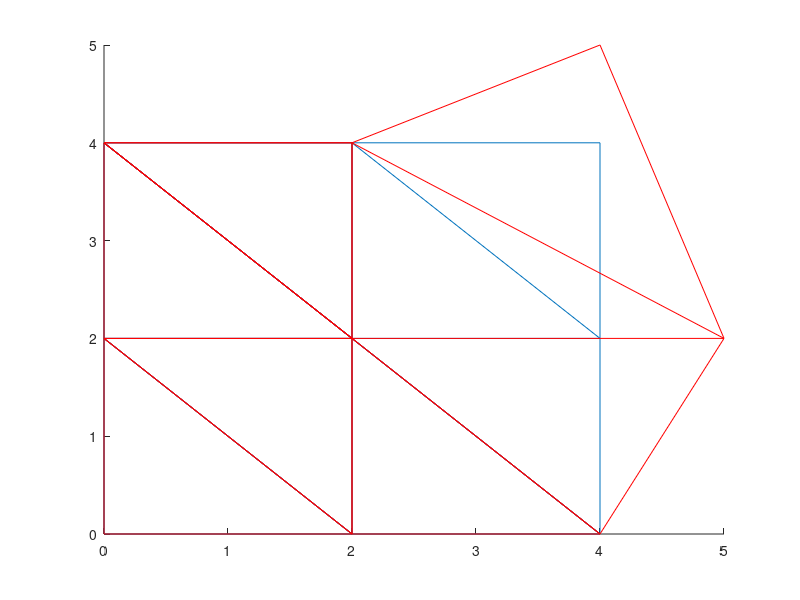

Source code (MATLAB): (Note: this script raises an error after producing the figure.)
% syms p1x p1y p2x p2y p3x p3y
% syms v1x v1y v2x v2y v3x v3y
% P = [p1x, p1y, 0, 0, 1, 0; ...
%     0, 0, p1x, p1y, 0, 1; ...
%     p2x, p2y, 0, 0, 1, 0; ...
%     0, 0, p2x, p2y, 0, 1; ...
%     p3x, p3y, 0, 0, 1, 0; ...
%     0, 0, p3x, p3y, 0, 1];
% V = [v1x; v1y; v2x; v2y; v3x; v3x];
%
% Bfull = inv(P)*V;
%
% B = [Bfull(1), Bfull(2); Bfull(3), Bfull(4)];
%
% syms alpha1 alpha2 alpha3 beta1 beta2 beta3 gamma1 gamma2 gamma3 mu1 mu2 mu3 nu1 nu2 nu3 phi1 phi2 phi3
% Bsimple = [alpha1*v1x + gamma1*v2x + nu1*v3x, alpha2*v1x + gamma2*v2x + nu2*v3x;
%     beta1*v1y + mu1*v2y + phi1*v3y, beta2*v1y + mu2*v2y + phi2*v3y];
%
% syms a1 a2 a3 a4
%
% A = [a1, a2; a3, a4];
%
% E = norm(A-Bsimple, 'fro')^2;
%% As-rigid-as possible shape interpolation.
clear all;
close all;

% Comment all unused points.
 p = [0,0; 0,2; 2,0; 2,2; 4,0; 0,4; 4,2; 2,4; 4,4];
  q = [0,0; 0,2; 2,0; 2,2; 4,0; 0,4; 5,2; 2,4; 4,5];
 %q = [0,0; 0,4; 4,0; 4,3; 5,1; 0,5; 4,2; 2,4; 5,5];

%p = [0,2; 2,0; 2,2; 4,0];
%q = [1,2; 2,0; 2,5; 5,0];

% Define triangles.
% T = [1, 2, 3; 2, 3, 4; 3, 4, 5];%; 4, 5, 7; 2, 4, 6; 4, 6, 8; 7, 8, 9];
 T = [1, 2, 3; 2, 4, 3; 3, 4, 5; 6, 8, 4; 4, 7, 5; 2, 6, 4; 6, 8, 4; 8, 9, 7];

%T = [1, 2, 3; 2, 3, 4];

% First triangle. Ap + l = q.
Ptr1 = [p(1,1), p(1,2), 0, 0, 1, 0; ...
    0, 0, p(1,1), p(1,2), 0, 1; ...
    p(2,1), p(2,2), 0, 0, 1, 0; ...
    0, 0, p(2,1), p(2,2), 0, 1; ...
    p(3,1), p(3,2), 0, 0, 1, 0; ...
    0, 0, p(3,1), p(3,2), 0, 1];

Qtr1 = [q(1,1); q(1,2); q(2,1); q(2,2); q(3,1); q(3,2)];

% A and l.
Afulltr1 = Ptr1 \ Qtr1;
Atr1 = [Afulltr1(1) Afulltr1(2); Afulltr1(3) Afulltr1(4)];

% Decompose A for interpolation.
[U, D, V] = svd(Atr1);
Rgamma1 = U*V';
S1 = V*D*V';

inP1 = inv(Ptr1);

% Base case - one triangle, not dependent on triangles/time.
H = zeros((size(p,1)-1)*2);
H(1,1) = inP1(1,3)^2 + inP1(2,3)^2;
H(2,2) = inP1(3,4)^2 + inP1(4,4)^2;
H(3,3) = inP1(1,5)^2 + inP1(2,5)^2;
H(4,4) = inP1(3,6)^2 + inP1(4,6)^2;
H(3,1) = inP1(1,3)*inP1(1,5) + inP1(2,3)*inP1(2,5);
H(4,2) = inP1(3,4)*inP1(3,6) + inP1(4,4)*inP1(4,6);
H(1,3) = inP1(1,3)*inP1(1,5) + inP1(2,3)*inP1(2,5);
H(2,4) = inP1(3,4)*inP1(3,6) + inP1(4,4)*inP1(4,6);

% For each triangle, define:
P = cell(size(T,1)-1,1);
Q = cell(size(T,1)-1,1);
Atri = cell(size(T,1)-1,1);
U1 = cell(size(T,1)-1,1);
D1 = cell(size(T,1)-1,1);
V1 = cell(size(T,1)-1,1);
Rgamma = cell(size(T,1)-1,1);
S = cell(size(T,1)-1,1);
inP = cell(size(T,1)-1,1);
Aall = cell(size(T,1)-1,1);

G = zeros((size(p,1)-1)*2,1);

% Main loop.
for t = 0:0.1:1
        
    v1x = (1-t)*p(1,1) + t*q(1,1);
    v1y = (1-t)*p(1,2) + t*q(1,2);
    
    angle = t*acosd(Rgamma1(1));
    A1 = [cosd(angle) -sind(angle); sind(angle) cosd(angle)] * ((1-t)*eye(2) + t*S1);
        
    c = norm(A1,'fro')^2 - 2* (A1(1,1)*inP1(1,1)*v1x + A1(1,2)*inP1(2,1)*v1x + ...
        A1(2,1)*inP1(3,2)*v1y + A1(2,2)*inP1(4,2)*v1y) + ...
        inP1(1,1)^2*v1x^2 + inP1(2,1)^2*v1x^2 + inP1(3,2)^2*v1y^2 + inP1(4,2)^2*v1y^2;
    
    % Base case - one triangle.
    H = zeros((size(p,1)-1)*2);
    H(1,1) = inP1(1,3)^2 + inP1(2,3)^2;
    H(2,2) = inP1(3,4)^2 + inP1(4,4)^2;
    H(3,3) = inP1(1,5)^2 + inP1(2,5)^2;
    H(4,4) = inP1(3,6)^2 + inP1(4,6)^2;
    H(3,1) = inP1(1,3)*inP1(1,5) + inP1(2,3)*inP1(2,5);
    H(4,2) = inP1(3,4)*inP1(3,6) + inP1(4,4)*inP1(4,6);
    H(1,3) = inP1(1,3)*inP1(1,5) + inP1(2,3)*inP1(2,5);
    H(2,4) = inP1(3,4)*inP1(3,6) + inP1(4,4)*inP1(4,6);
    
    G = zeros((size(p,1)-1)*2,1);
    G(1) = -(A1(1,1)*inP1(1,3) + A1(1,2)*inP1(2,3)) + inP1(1,1)*inP1(1,3)*v1x + inP1(2,1)*inP1(2,3)*v1x;
    G(2) = -(A1(2,1)*inP1(3,4) + A1(2,2)*inP1(4,4)) + inP1(3,2)*inP1(3,4)*v1y + inP1(4,2)*inP1(4,4)*v1y;
    G(3) = -(A1(1,1)*inP1(1,5) + A1(1,2)*inP1(2,5)) + inP1(1,1)*inP1(1,5)*v1x + inP1(2,1)*inP1(2,5)*v1x;
    G(4) = -(A1(2,1)*inP1(3,6) + A1(2,2)*inP1(4,6)) + inP1(3,2)*inP1(3,6)*v1y + inP1(4,2)*inP1(4,6)*v1y;
    
    for i = 2: size(T,1)
        vertex1 = T(i,1);
        vertex2 = T(i,2);
        vertex3 = T(i,3);
        P{i} = [p(vertex1,1), p(vertex1,2), 0, 0, 1, 0; ...
            0, 0, p(vertex1,1), p(vertex1,2), 0, 1; ...
            p(vertex2,1), p(vertex2,2), 0, 0, 1, 0; ...
            0, 0, p(vertex2,1), p(vertex2,2), 0, 1; ...
            p(vertex3,1), p(vertex3,2), 0, 0, 1, 0; ...
            0, 0, p(vertex3,1), p(vertex3,2), 0, 1];
        
        Q{i} = [q(vertex1,1); q(vertex1,2); q(vertex2,1); q(vertex2,2); q(vertex3,1); q(vertex3,2)];
        
        Afulltri = P{i} \ Q{i};
        Atri{i} = [Afulltri(1) Afulltri(2); Afulltri(3) Afulltri(4)];
        
        [U1{i}, D1{i}, V1{i}] = svd(Atri{i});
        Rgamma{i} = U1{i}*V1{i}';
        S{i} = V1{i}*D1{i}*V1{i}';
        
        inP{i} = inv(P{i});
               
        % Add for more than one triangle.
        vh1 = 2*vertex1 - 3;
        vh2 = 2*vertex2 - 3;
        vh3 = 2*vertex3 - 3;
        
        H(vh1,vh1) = H(vh1,vh1) + inP{i}(1,1)^2 + inP{i}(2,1)^2;
        H(vh1+1,vh1+1) = H(vh1+1,vh1+1) + inP{i}(3,2)^2 + inP{i}(4,2)^2;
        H(vh2,vh2) = H(vh2,vh2) + inP{i}(1,3)^2 + inP{i}(2,3)^2;
        H(vh2+1,vh2+1) = H(vh2+1,vh2+1) + inP{i}(3,4)^2 + inP{i}(4,4)^2;
        H(vh3,vh3) = H(vh3,vh3) + inP{i}(1,5)^2 + inP{i}(2,5)^2;
        H(vh3+1,vh3+1) = H(vh3+1,vh3+1) + inP{i}(3,6)^2 + inP{i}(4,6)^2;
        
        H(vh1,vh2) = H(vh1,vh2) + inP{i}(1,1)*inP{i}(1,3) + inP{i}(2,1)*inP{i}(2,3);
        H(vh2,vh1) = H(vh1,vh2);
        H(vh1,vh3) = H(vh1,vh3) + inP{i}(1,1)*inP{i}(1,5) + inP{i}(2,1)*inP{i}(2,5);
        H(vh3,vh1) = H(vh1,vh3);
        H(vh2,vh3) = H(vh2,vh3) + inP{i}(1,3)*inP{i}(1,5) + inP{i}(2,3)*inP{i}(2,5);
        H(vh3,vh2) = H(vh2,vh3);
        H(vh1+1,vh2+1) = H(vh1+1,vh2+1) + inP{i}(3,2)*inP{i}(3,4) + inP{i}(4,2)*inP{i}(4,4);
        H(vh2+1,vh1+1) = H(vh1+1,vh2+1);
        H(vh1+1,vh3+1) = H(vh1+1,vh3+1) + inP{i}(3,2)*inP{i}(3,6) + inP{i}(4,2)*inP{i}(4,6);
        H(vh3+1,vh1+1) = H(vh1+1,vh3+1);
        H(vh2+1,vh3+1) = H(vh2+1,vh3+1) + inP{i}(3,4)*inP{i}(3,6) + inP{i}(4,4)*inP{i}(4,6);
        H(vh3+1,vh2+1) = H(vh2+1,vh3+1);
        
        angle2 = t*acosd(Rgamma{i}(1));
        Aall{i} = [cosd(angle2) -sind(angle2); sind(angle2) cosd(angle2)] * ((1-t)*eye(2) + t*S{i});
        
        v1x = (1-t)*p(1,1) + t*q(1,1);
        v1y = (1-t)*p(1,2) + t*q(1,2);
        
        c = c + norm(Aall{i},'fro')^2;        
        
        G(vh1) = G(vh1) - Aall{i}(1,1)*inP{i}(1,1) - Aall{i}(1,2)*inP{i}(2,1);
        G(vh1+1) = G(vh1+1) - Aall{i}(2,1)*inP{i}(3,2) - Aall{i}(2,2)*inP{i}(4,2);
        G(vh2) = G(vh2) - Aall{i}(1,1)*inP{i}(1,3) - Aall{i}(1,2)*inP{i}(2,3);
        G(vh2+1) = G(vh2+1) - Aall{i}(2,1)*inP{i}(3,4) - Aall{i}(2,2)*inP{i}(4,4);
        G(vh3) = G(vh3) - Aall{i}(1,1)*inP{i}(1,5) - Aall{i}(1,2)*inP{i}(2,5);
        G(vh3+1) = G(vh3+1) - Aall{i}(2,1)*inP{i}(3,6) - Aall{i}(2,2)*inP{i}(4,6);
        
    end
    
    
    % Formulate and solve a quadratic form.
    cGH = [c G'; G H];
    
    f = zeros(size(cGH,1),1);
    Aeq = zeros(size(cGH,1));
    beq = zeros(size(cGH,1),1);
    Aeq(1,1) = 1;
    beq(1) = 1;
    u = quadprog(cGH,f,[],[],Aeq, beq);
    
    % Deshape the solution for plotting.
    uno1 = u(2:end);
    for j = 1:2:size(uno1,1)
        ureshape(j/2+1/2,:) = [uno1(j),uno1(j+1)];
    end
    x = [v1x, v1y; ureshape]
    
    % Plot.
    figure(1);
    hold on;
    triplot(T, p(:, 1), p(:,2));
    triplot(T, q(:, 1), q(:,2), 'r');
    triplot(T, x(:, 1), x(:,2), 'g');
    waitforbuttonpress;
    
end